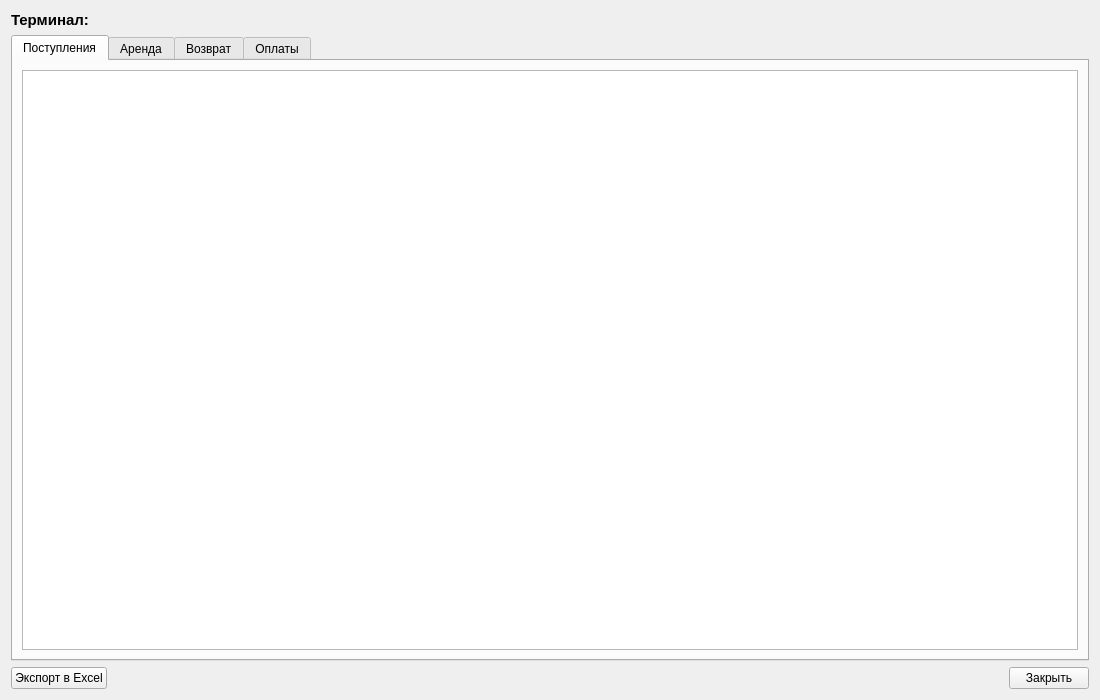
<?xml version="1.0" encoding="UTF-8"?>
<ui version="4.0">
 <class>TerminalHistoryForm</class>
 <widget class="QWidget" name="TerminalHistoryForm">
  <property name="geometry">
   <rect>
    <x>0</x>
    <y>0</y>
    <width>1100</width>
    <height>700</height>
   </rect>
  </property>
  <property name="windowTitle">
   <string>История терминала</string>
  </property>
  <layout class="QVBoxLayout" name="verticalLayout">
   <item>
    <widget class="QLabel" name="lblTerminalInfo">
     <property name="font">
      <font>
       <pointsize>11</pointsize>
       <weight>75</weight>
       <bold>true</bold>
      </font>
     </property>
     <property name="text">
      <string>Терминал: </string>
     </property>
    </widget>
   </item>
   <item>
    <widget class="QTabWidget" name="tabWidget">
     <property name="tabPosition">
      <enum>QTabWidget::North</enum>
     </property>
     <property name="tabShape">
      <enum>QTabWidget::Rounded</enum>
     </property>
     <property name="currentIndex">
      <number>0</number>
     </property>
     <property name="elideMode">
      <enum>Qt::ElideLeft</enum>
     </property>
     <property name="documentMode">
      <bool>false</bool>
     </property>
     <widget class="QWidget" name="tabReceipt">
      <attribute name="title">
       <string>Поступления</string>
      </attribute>
      <layout class="QVBoxLayout" name="verticalLayout_2">
       <item>
        <widget class="QTableView" name="tableViewReceipt">
         <property name="alternatingRowColors">
          <bool>true</bool>
         </property>
         <property name="selectionBehavior">
          <enum>QAbstractItemView::SelectRows</enum>
         </property>
         <property name="editTriggers">
          <set>QAbstractItemView::NoEditTriggers</set>
         </property>
         <property name="sortingEnabled">
          <bool>true</bool>
         </property>
        </widget>
       </item>
      </layout>
     </widget>
     <widget class="QWidget" name="tabRental">
      <attribute name="title">
       <string>Аренда</string>
      </attribute>
      <layout class="QVBoxLayout" name="verticalLayout_3">
       <item>
        <widget class="QTableView" name="tableViewRental">
         <property name="alternatingRowColors">
          <bool>true</bool>
         </property>
         <property name="selectionBehavior">
          <enum>QAbstractItemView::SelectRows</enum>
         </property>
         <property name="editTriggers">
          <set>QAbstractItemView::NoEditTriggers</set>
         </property>
         <property name="sortingEnabled">
          <bool>true</bool>
         </property>
        </widget>
       </item>
      </layout>
     </widget>
     <widget class="QWidget" name="tabReturn">
      <attribute name="title">
       <string>Возврат</string>
      </attribute>
      <layout class="QVBoxLayout" name="verticalLayout_4">
       <item>
        <widget class="QTableView" name="tableViewReturn">
         <property name="alternatingRowColors">
          <bool>true</bool>
         </property>
         <property name="selectionBehavior">
          <enum>QAbstractItemView::SelectRows</enum>
         </property>
         <property name="editTriggers">
          <set>QAbstractItemView::NoEditTriggers</set>
         </property>
         <property name="sortingEnabled">
          <bool>true</bool>
         </property>
        </widget>
       </item>
      </layout>
     </widget>
     <widget class="QWidget" name="tabPayment">
      <attribute name="title">
       <string>Оплаты</string>
      </attribute>
      <layout class="QVBoxLayout" name="verticalLayout_5">
       <item>
        <widget class="QTableView" name="tableViewPayment">
         <property name="alternatingRowColors">
          <bool>true</bool>
         </property>
         <property name="selectionBehavior">
          <enum>QAbstractItemView::SelectRows</enum>
         </property>
         <property name="editTriggers">
          <set>QAbstractItemView::NoEditTriggers</set>
         </property>
         <property name="sortingEnabled">
          <bool>true</bool>
         </property>
        </widget>
       </item>
      </layout>
     </widget>
    </widget>
   </item>
   <item>
    <layout class="QHBoxLayout" name="horizontalLayout">
     <item>
      <widget class="QPushButton" name="btnExportExcel">
       <property name="text">
        <string>Экспорт в Excel</string>
       </property>
      </widget>
     </item>
     <item>
      <spacer name="horizontalSpacer">
       <property name="orientation">
        <enum>Qt::Horizontal</enum>
       </property>
       <property name="sizeHint" stdset="0">
        <size>
         <width>40</width>
         <height>20</height>
        </size>
       </property>
      </spacer>
     </item>
     <item>
      <widget class="QPushButton" name="btnClose">
       <property name="text">
        <string>Закрыть</string>
       </property>
      </widget>
     </item>
    </layout>
   </item>
  </layout>
 </widget>
 <resources/>
 <connections/>
</ui>
